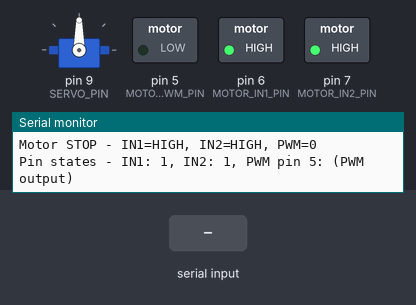
The sketch below on a simulated Arduino Uno, built with avr-gcc and run on an emulated ATmega328P. On the bench: servo, switched loads named in the sketch (green lamp = pin HIGH), the last lines printed to the serial monitor. Inputs (shaded band) come from the test bench.

Above: at 1.2 s.
1.3 s: "<90,45,200>" received over Serial
At 1.7 s:
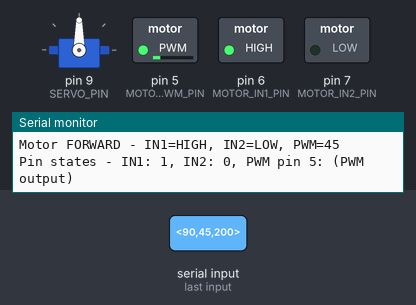
3.3 s: "<30,150>" received over Serial
At 3.6 s:
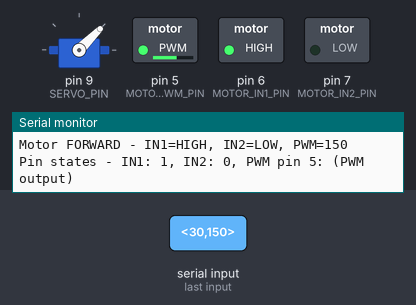
5.3 s: "<1,90>" received over Serial
At 5.7 s:
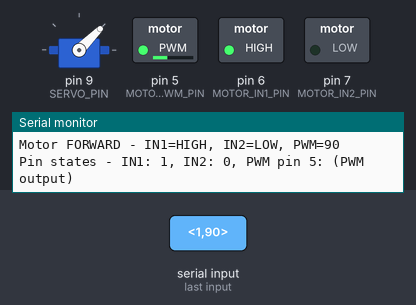
Timing chart, 0 to 8.3 s (numbered marks = the images above; inputs shaded):
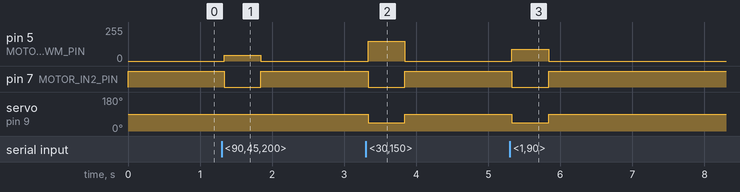

Measured:
- after the input at 1.3 s, pin 5 (MOTOR_PWM_PIN): 0/255 → 45/255 at once, → 0/255 0.51 s later; pin 7 (MOTOR_IN2_PIN): HIGH → LOW at once, → HIGH 0.51 s later
- after the input at 3.3 s, pin 5 (MOTOR_PWM_PIN): 0/255 → 150/255 at once, → 0/255 0.51 s later; pin 7 (MOTOR_IN2_PIN): HIGH → LOW at once, → HIGH 0.51 s later; servo on pin 9 (SERVO_PIN): 90° → 45° at once, → 90° 0.51 s later
- after the input at 5.3 s, pin 5 (MOTOR_PWM_PIN): 0/255 → 90/255 at once, → 0/255 0.51 s later; pin 7 (MOTOR_IN2_PIN): HIGH → LOW at once, → HIGH 0.51 s later; servo on pin 9 (SERVO_PIN): 90° → 45° at once, → 90° 0.51 s later

The sketch:

rc_car_arduino.ino
```cpp
/*
  RC Car Controller for Arduino R4
  Controls servo (steering) and motor driver (throttle)

  Commands from Raspberry Pi: <steer,throttle>
  - steer: 45-135 degrees (90 = center)
  - throttle: -255 to 255 (0 = stop, positive = forward, negative = reverse)

  Example: <90,200> = center steering, forward at speed 200
*/

#include <Servo.h>

// Pin Definitions
const int SERVO_PIN = 9;        // Servo for steering (must be PWM)
const int MOTOR_PWM_PIN = 5;    // Motor speed (PWM)
const int MOTOR_IN1_PIN = 6;    // Motor direction 1
const int MOTOR_IN2_PIN = 7;    // Motor direction 2

// Safety Watchdog - stops car if no commands received
const unsigned long COMMAND_TIMEOUT = 500; // milliseconds
unsigned long lastCommandTime = 0;

// Global Variables
Servo steeringServo;
int currentSteer = 90;
int currentThrottle = 0;

// Serial Command Buffer
const int BUFFER_SIZE = 32;
char buffer[BUFFER_SIZE];
bool receiving = false;
int bufferIndex = 0;

void setup() {
  Serial.begin(115200);

  // Wait for serial port to be ready (important for some systems)
  while (!Serial && millis() < 3000) {
    ; // Wait up to 3 seconds for serial port
  }

  steeringServo.attach(SERVO_PIN);
  pinMode(MOTOR_PWM_PIN, OUTPUT);
  pinMode(MOTOR_IN1_PIN, OUTPUT);
  pinMode(MOTOR_IN2_PIN, OUTPUT);

  setHardware(90, 0); // Start stopped
  lastCommandTime = millis();

  Serial.println("RC Car Controller Ready");
  Serial.println("Send commands as: <steer,throttle>");
  Serial.println("Example: <90,200>");
}

void loop() {
  checkSerial();
  checkWatchdog();
}

void checkSerial() {
  while (Serial.available() > 0) {
    char c = Serial.read();

    // Debug: Echo every character received (helps diagnose)
    Serial.print("RX: 0x");
    Serial.print((int)c, HEX);
    Serial.print(" ('");
    if (c >= 32 && c <= 126) {
      Serial.print(c);
    } else {
      Serial.print("?");
    }
    Serial.println("')");

    if (c == '<') {
      // Start of command
      bufferIndex = 0;
      receiving = true;
      Serial.println("Command start detected");
    }
    else if (c == '>') {
      // End of command
      receiving = false;
      buffer[bufferIndex] = '\0';
      Serial.print("Command end detected, buffer: '");
      Serial.print(buffer);
      Serial.println("'");
      parseCommand(buffer);
    }
    else if (receiving && bufferIndex < BUFFER_SIZE - 1) {
      buffer[bufferIndex++] = c;
    }
    else if (!receiving && c != '\n' && c != '\r' && c != ' ') {
      // Debug: Show unexpected characters (helps diagnose issues)
      Serial.print("Unexpected char: '");
      Serial.print(c);
      Serial.print("' (0x");
      Serial.print((int)c, HEX);
      Serial.println(") - Waiting for '<' to start command");
    }
  }
}

void parseCommand(char* cmd) {
  char* steerStr = strtok(cmd, ",");
  char* throttleStr = strtok(NULL, ",");

  if (steerStr && throttleStr) {
    currentSteer = atoi(steerStr);
    currentThrottle = atoi(throttleStr);

    // Debug: Echo received command
    Serial.print("Received: <");
    Serial.print(steerStr);
    Serial.print(",");
    Serial.print(throttleStr);
    Serial.print("> -> Steer=");
    Serial.print(currentSteer);
    Serial.print(", Throttle=");
    Serial.println(currentThrottle);

    setHardware(currentSteer, currentThrottle);
    lastCommandTime = millis();
  } else {
    // Debug: Show parse error
    Serial.print("Parse error: '");
    Serial.print(cmd);
    Serial.println("' (expected format: <steer,throttle>)");
  }
}

void checkWatchdog() {
  if (millis() - lastCommandTime > COMMAND_TIMEOUT) {
    setHardware(90, 0); // Emergency stop
  }
}

void setHardware(int steer, int throttle) {
  // Constrain values to safe ranges
  steer = constrain(steer, 45, 135);
  throttle = constrain(throttle, -255, 255);

  // Debug: Show what we're setting
  Serial.print("Setting hardware - Steer: ");
  Serial.print(steer);
  Serial.print(", Throttle: ");
  Serial.println(throttle);

  // Set steering
  steeringServo.write(steer);
  Serial.print("Servo pin ");
  Serial.print(SERVO_PIN);
  Serial.print(" set to ");
  Serial.println(steer);

  // Set motor
  if (throttle > 0) {
    // Forward
    digitalWrite(MOTOR_IN1_PIN, HIGH);
    digitalWrite(MOTOR_IN2_PIN, LOW);
    analogWrite(MOTOR_PWM_PIN, throttle);
    Serial.print("Motor FORWARD - IN1=HIGH, IN2=LOW, PWM=");
    Serial.println(throttle);
  }
  else if (throttle < 0) {
    // Reverse
    digitalWrite(MOTOR_IN1_PIN, LOW);
    digitalWrite(MOTOR_IN2_PIN, HIGH);
    analogWrite(MOTOR_PWM_PIN, abs(throttle));
    Serial.print("Motor REVERSE - IN1=LOW, IN2=HIGH, PWM=");
    Serial.println(abs(throttle));
  }
  else {
    // Stop
    digitalWrite(MOTOR_IN1_PIN, HIGH);
    digitalWrite(MOTOR_IN2_PIN, HIGH);
    analogWrite(MOTOR_PWM_PIN, 0);
    Serial.println("Motor STOP - IN1=HIGH, IN2=HIGH, PWM=0");
  }

  // Verify pin states (read back)
  Serial.print("Pin states - IN1: ");
  Serial.print(digitalRead(MOTOR_IN1_PIN));
  Serial.print(", IN2: ");
  Serial.print(digitalRead(MOTOR_IN2_PIN));
  Serial.print(", PWM pin ");
  Serial.print(MOTOR_PWM_PIN);
  Serial.print(": ");
  // Note: Can't directly read PWM value, but we can verify it's configured
  Serial.println("(PWM output)");
}
```
